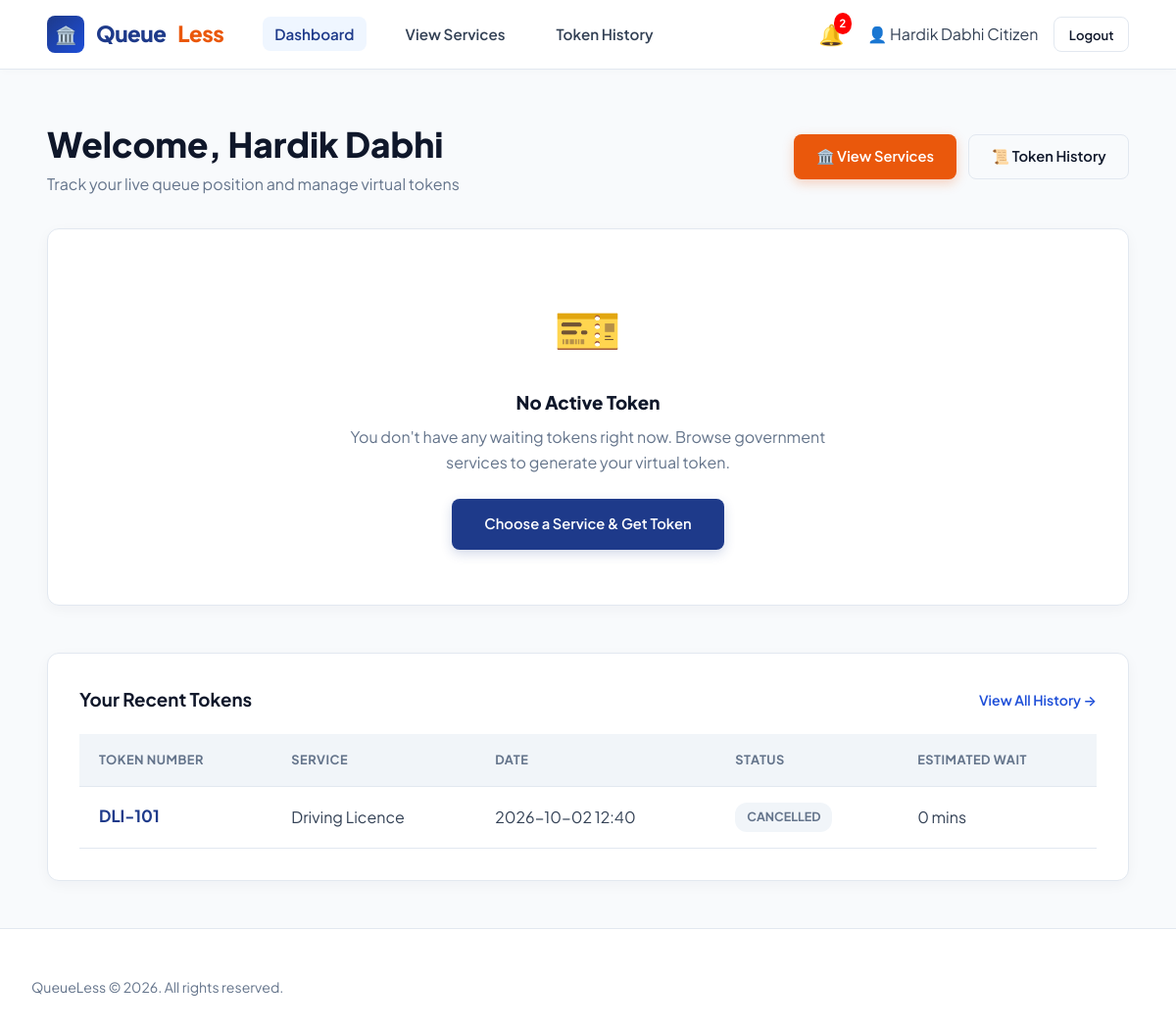
The page /citizen/dashboard (signed in) on the database its author committed.
### models/user.py (models this page shows, shortened)
class User(db.Model):
    __tablename__ = 'users'
    id = db.Column(db.Integer, primary_key=True, autoincrement=True)
    name = db.Column(db.String(100), nullable=False)
    email = db.Column(db.String(100), nullable=False, unique=True, index=True)
    mobile = db.Column(db.String(20), nullable=True)
    password = db.Column(db.String(255), nullable=False)
    role = db.Column(db.Enum('citizen', 'staff', 'admin', name='user_roles'), nullable=False, default='citizen', index=True)
    created_at = db.Column(db.DateTime, default=datetime.utcnow)
    tokens = db.relationship('Token', backref='user', lazy=True, cascade="all, delete-orphan")
    notifications = db.relationship('Notification', backref='user', lazy=True, cascade="all, delete-orphan")
    assigned_counters = db.relationship('Counter', backref='assigned_staff', foreign_keys='Counter.staff_id', lazy=True)
    @property
    def counter_id(self):
        return self.assigned_counters[0].id if self.assigned_counters else None

### models/token.py (models this page shows, shortened)
class Token(db.Model):
    __tablename__ = 'tokens'
    id = db.Column(db.Integer, primary_key=True, autoincrement=True)
    token_number = db.Column(db.String(20), nullable=False, unique=True)
    user_id = db.Column(db.Integer, db.ForeignKey('users.id'), nullable=False, index=True)
    service_id = db.Column(db.Integer, db.ForeignKey('services.id'), nullable=False, index=True)
    counter_id = db.Column(db.Integer, db.ForeignKey('counters.id'), nullable=True)
    status = db.Column(db.String(20), default='waiting', index=True) # 'waiting', 'serving', 'completed', 'skipped', 'cancelled'
    queue_position = db.Column(db.Integer, default=0)
    estimated_wait = db.Column(db.Integer, default=0) # in minutes
    created_at = db.Column(db.DateTime, default=datetime.utcnow, index=True)
    called_at = db.Column(db.DateTime, nullable=True)
    completed_at = db.Column(db.DateTime, nullable=True)
    __table_args__ = (
        db.Index('idx_tokens_service_status', 'service_id', 'status'),
    )
    notifications = db.relationship('Notification', backref='token', lazy=True, cascade="all, delete-orphan")

### models/service.py (models this page shows, shortened)
class Service(db.Model):
    __tablename__ = 'services'
    id = db.Column(db.Integer, primary_key=True, autoincrement=True)
    service_name = db.Column(db.String(100), nullable=False, unique=True)
    description = db.Column(db.Text, nullable=True)
    average_service_time = db.Column(db.Integer, default=15) # in minutes
    status = db.Column(db.String(20), default='active', index=True) # 'active', 'inactive'
    created_at = db.Column(db.DateTime, default=datetime.utcnow)
    counters = db.relationship('Counter', backref='service', lazy=True)
    tokens = db.relationship('Token', backref='service', lazy=True)

### routes/citizen.py (the view, shortened to what this page needs)
@citizen_bp.route('/dashboard')
@citizen_required
def dashboard():
    user_id = session['user_id']
    user = User.query.get(user_id)
    current_token_obj = Token.query.filter(
        Token.user_id == user_id,
        Token.status.in_(['waiting', 'serving'])
    ).order_by(Token.created_at.desc()).first()
    current_token_data = None
    recent_tokens = Token.query.filter_by(user_id=user_id).order_by(Token.created_at.desc()).limit(5).all()
    notifications = Notification.query.filter_by(user_id=user_id).order_by(Notification.created_at.desc()).limit(5).all()
    return render_template(
        'citizen/dashboard.html',
        user=user,
        current_token=current_token_data,
        recent_tokens=recent_tokens,
        notifications=notifications
    )

### routes/citizen.py (called while the page is built)
def citizen_required(f):
    @wraps(f)
    def decorated_function(*args, **kwargs):
        if 'user_id' not in session:
            flash('Please log in to access your citizen dashboard.', 'warning')
            return redirect(url_for('auth.login'))
        return f(*args, **kwargs)
    return decorated_function

### templates/citizen/dashboard.html (shortened to what this page needs)
<!DOCTYPE html>
<html lang="en">
<head>
  <link rel="stylesheet" href="{{ url_for('static', filename='css/style.css') }}">
</head>
<body>
  <nav class="navbar">
    <div class="nav-left">
      <a href="{{ url_for('index') }}" class="brand">
        <div class="brand-icon">🏛️</div>
        Queue<span>Less</span>
      </a>
      <ul class="nav-menu">
        <li><a href="{{ url_for('citizen.dashboard') }}" class="nav-link active">Dashboard</a></li>
        <li><a href="{{ url_for('citizen.services') }}" class="nav-link">View Services</a></li>
        <li><a href="{{ url_for('citizen.history') }}" class="nav-link">Token History</a></li>
      </ul>
    </div>
    <div class="nav-right" style="display: flex; align-items: center; gap: 1rem;">
      <a href="{{ url_for('citizen.notifications') }}" style="position: relative; text-decoration: none; font-size: 1.3rem;" title="Notifications">
        🔔
        {% if unread_count > 0 %}
          <span style="position: absolute; top: -5px; right: -8px; background: red; color: white; border-radius: 50%; font-size: 0.70rem; padding: 2px 6px; font-weight: bold;">{{ unread_count }}</span>
        {% endif %}
      </a>
      <div class="user-badge" style="margin-left: 0.5rem;">
        <span>👤 {{ current_user.name if current_user else user.name }}</span>
        <span class="role-tag citizen">Citizen</span>
      </div>
      <a href="{{ url_for('auth.logout') }}" class="btn btn-outline btn-sm">Logout</a>
    </div>
  </nav>
  <div class="main-container">
    <div style="display: flex; justify-content: space-between; align-items: center; margin-bottom: 2rem; flex-wrap: wrap; gap: 1rem;">
      <div>
        <h1 style="font-size: 2.2rem; font-weight: 800; color: var(--text-dark);">Welcome, {{ user.name }}</h1>
        <p style="color: var(--text-muted); font-size: 1rem;">Track your live queue position and manage virtual tokens</p>
      </div>
      <div style="display: flex; gap: 0.75rem; flex-wrap: wrap;">
        <a href="{{ url_for('citizen.services') }}" class="btn btn-accent">🏛️ View Services</a>
        <a href="{{ url_for('citizen.history') }}" class="btn btn-outline">📜 Token History</a>
      </div>
    </div>
    {% if current_token %}
      <div class="form-card" style="padding: 2.5rem; margin-bottom: 3rem; border-color: var(--primary-blue);">
        <div style="display: flex; justify-content: space-between; align-items: center; margin-bottom: 1rem;">
          <div>
            <span style="font-size: 0.85rem; font-weight: 700; color: var(--text-muted); text-transform: uppercase;">CURRENT ACTIVE TOKEN</span>
            <h3 style="font-size: 1.4rem; font-weight: 800; color: var(--primary-royal);">{{ current_token.service_name }}</h3>
          </div>
          <span class="status-tag status-{{ current_token.status.lower() }}" style="font-size: 0.9rem; padding: 0.4rem 1rem;">{{ current_token.status.upper() }}</span>
        </div>
        <div style="text-align: center; margin: 1.5rem 0;">
          <div style="font-size: 0.85rem; color: var(--text-muted); font-weight: 600;">TOKEN NUMBER</div>
          <div class="sample-token-num" style="font-size: 4.5rem; margin: 0;">{{ current_token.token_number }}</div>
        </div>
        <div class="token-info-grid" style="grid-template-columns: repeat(4, 1fr);">
          <div class="token-info-item">
            <div class="val" style="color: var(--accent-orange);">{{ current_token.estimated_wait }} mins</div>
            <div class="lbl">Estimated Waiting</div>
          </div>
          <div class="token-info-item">
            <div class="val">{{ current_token.people_ahead }}</div>
            <div class="lbl">People Ahead</div>
          </div>
          <div class="token-info-item">
            <div class="val">{{ current_token.current_serving_token }}</div>
            <div class="lbl">Current Serving</div>
          </div>
          <div class="token-info-item">
            <div class="val" style="font-size: 1.1rem; color: var(--primary-royal);">{{ current_token.counter_number }}</div>
            <div class="lbl">Counter</div>
          </div>
        </div>
        <div style="margin-top: 1.5rem;">
          <div style="display: flex; justify-content: space-between; font-size: 0.85rem; color: var(--text-muted); margin-bottom: 0.35rem;">
            <span>Queue Progress</span>
            <span>{{ current_token.people_ahead }} people ahead of you</span>
          </div>
          <div class="progress-bar-bg" style="height: 12px;">
            <div class="progress-bar-fill" style="width: {{ current_token.progress_pct }}%;"></div>
          </div>
        </div>
      </div>
    {% else %}
      <div class="form-card" style="text-align: center; padding: 3.5rem; margin-bottom: 3rem;">
        <div style="font-size: 3.5rem; margin-bottom: 1rem;">🎫</div>
        <h3 style="font-weight: 800; color: var(--text-dark); margin-bottom: 0.5rem;">No Active Token</h3>
        <p style="color: var(--text-muted); margin-bottom: 1.5rem; max-width: 500px; margin-left: auto; margin-right: auto;">
          You don't have any waiting tokens right now. Browse government services to generate your virtual token.
        </p>
        <a href="{{ url_for('citizen.services') }}" class="btn btn-primary" style="padding: 0.85rem 2rem;">Choose a Service & Get Token</a>
      </div>
    {% endif %}
    <div class="form-card">
      <div style="display: flex; justify-content: space-between; align-items: center; margin-bottom: 1.25rem;">
        <h3 style="font-weight: 700; color: var(--text-dark);">Your Recent Tokens</h3>
        <a href="{{ url_for('citizen.history') }}" style="font-size: 0.88rem; font-weight: 600;">View All History →</a>
      </div>
      {% if recent_tokens %}
        <div class="table-responsive">
          <table class="table">
            <thead>
              <tr>
                <th>Token Number</th>
                <th>Service</th>
                <th>Date</th>
                <th>Status</th>
                <th>Estimated Wait</th>
              </tr>
            </thead>
            <tbody>
              {% for t in recent_tokens %}
                <tr>
                  <td><strong style="color: var(--primary-royal); font-size: 1.05rem;">{{ t.token_number }}</strong></td>
                  <td>{{ t.service.service_name if t.service }}</td>
                  <td>{{ t.created_at.strftime('%Y-%m-%d %H:%M') if t.created_at }}</td>
                  <td><span class="status-tag status-{{ t.status.lower() }}">{{ t.status }}</span></td>
                  <td>{{ t.estimated_wait }} mins</td>
                </tr>
              {% endfor %}
            </tbody>
          </table>
        </div>
      {% else %}
        <p style="color: var(--text-muted); text-align: center; padding: 2rem;">No token history available.</p>
      {% endif %}
    </div>
  </div>
  <footer>
    <div class="footer-content">
      <div class="footer-copyright">QueueLess © 2026. All rights reserved.</div>
    </div>
  </footer>
</body>
</html>

### static/css/style.css (style rules this page uses)
:root { --font-family: 'Plus Jakarta Sans', system-ui, -apple-system, sans-serif; --bg-main: #f8fafc; --bg-alt: #f1f5f9; --card-bg: #ffffff; --nav-bg: #ffffff; --primary-royal: #1e3a8a; --primary-blue: #1d4ed8; --primary-light: #eff6ff; --accent-orange: #ea580c; --accent-amber: #f59e0b; --accent-light: #fff7ed; --text-dark: #0f172a; --text-body: #334155; --text-muted: #64748b; --border-light: #e2e8f0; --status-waiting: #f59e0b; --status-serving: #10b981; --status-completed: #2563eb; --status-skipped: #ef4444; --radius-sm: 8px; --radius-md: 12px; --radius-lg: 18px; --shadow-soft: 0 10px 25px -5px rgba(15, 23, 42, 0.05), 0 8px 10px -6px rgba(15, 23, 42, 0.01); --shadow-card: 0 4px 14px rgba(15, 23, 42, 0.04); --shadow-hover: 0 12px 30px -4px rgba(15, 23, 42, 0.1); --transition: all 0.2s cubic-bezier(0.4, 0, 0.2, 1); }
* { box-sizing: border-box; margin: 0; padding: 0; }
body { font-family: var(--font-family); background-color: var(--bg-main); color: var(--text-body); min-height: 100vh; display: flex; flex-direction: column; line-height: 1.6; overflow-x: hidden; }
a { color: var(--primary-blue); text-decoration: none; transition: var(--transition); }
.navbar { display: flex; justify-content: space-between; align-items: center; padding: 1rem 3rem; background-color: var(--nav-bg); border-bottom: 1px solid var(--border-light); position: sticky; top: 0; z-index: 1000; box-shadow: 0 2px 10px rgba(0, 0, 0, 0.02); }
.nav-left { display: flex; align-items: center; gap: 2.5rem; }
.brand { display: flex; align-items: center; gap: 0.75rem; font-weight: 800; font-size: 1.4rem; color: var(--primary-royal); letter-spacing: -0.5px; }
.brand-icon { background: linear-gradient(135deg, var(--primary-royal), var(--primary-blue)); color: #ffffff; width: 38px; height: 38px; border-radius: var(--radius-sm); display: flex; align-items: center; justify-content: center; font-size: 1.1rem; }
.brand span { color: var(--accent-orange); }
.nav-menu { display: flex; align-items: center; gap: 1.75rem; list-style: none; }
.nav-link { color: var(--text-body); font-weight: 600; font-size: 0.95rem; padding: 0.5rem 0.75rem; border-radius: var(--radius-sm); }
.nav-link:hover, .nav-link.active { color: var(--primary-royal); background-color: var(--primary-light); }
.nav-right { display: flex; align-items: center; gap: 1rem; }
.btn { display: inline-flex; align-items: center; justify-content: center; gap: 0.5rem; padding: 0.65rem 1.4rem; font-weight: 600; font-size: 0.92rem; border-radius: var(--radius-sm); border: 1px solid transparent; cursor: pointer; transition: var(--transition); font-family: inherit; }
.btn-primary { background-color: var(--primary-royal); color: #ffffff; box-shadow: 0 4px 12px rgba(30, 58, 138, 0.2); }
.btn-accent { background-color: var(--accent-orange); color: #ffffff; box-shadow: 0 4px 12px rgba(234, 88, 12, 0.25); }
.btn-outline { background-color: transparent; border-color: var(--border-light); color: var(--text-dark); }
.btn-sm { padding: 0.4rem 0.9rem; font-size: 0.82rem; }
.main-container { max-width: 1240px; width: 92%; margin: 3rem auto; flex: 1; }
.form-card { background: #ffffff; padding: 2rem; border-radius: var(--radius-md); border: 1px solid var(--border-light); box-shadow: var(--shadow-card); }
.status-tag { display: inline-block; padding: 0.3rem 0.75rem; border-radius: 12px; font-size: 0.78rem; font-weight: 700; text-transform: uppercase; }
.status-cancelled { background: #f1f5f9; color: #64748b; }
.table-responsive { width: 100%; overflow-x: auto; }
.table { width: 100%; border-collapse: collapse; text-align: left; }
.table th, .table td { padding: 1rem 1.25rem; border-bottom: 1px solid var(--border-light); }
.table th { background-color: var(--bg-alt); color: var(--text-muted); font-weight: 700; font-size: 0.8rem; text-transform: uppercase; letter-spacing: 0.5px; }
footer { background-color: #ffffff; border-top: 1px solid var(--border-light); padding: 3rem 2rem 2rem; margin-top: auto; }
.footer-content { max-width: 1240px; margin: 0 auto; display: flex; justify-content: space-between; align-items: center; flex-wrap: wrap; gap: 1.5rem; }
.footer-copyright { color: var(--text-muted); font-size: 0.88rem; }

### rows shown on the page
User: name "Hardik Dabhi"
Token: token_number "DLI-101", service "Driving Licence", created_at "2026-10-02 12:40", status "CANCELLED", estimated_wait "0"

### other values the page prints
{{ unread_count }} "2"
